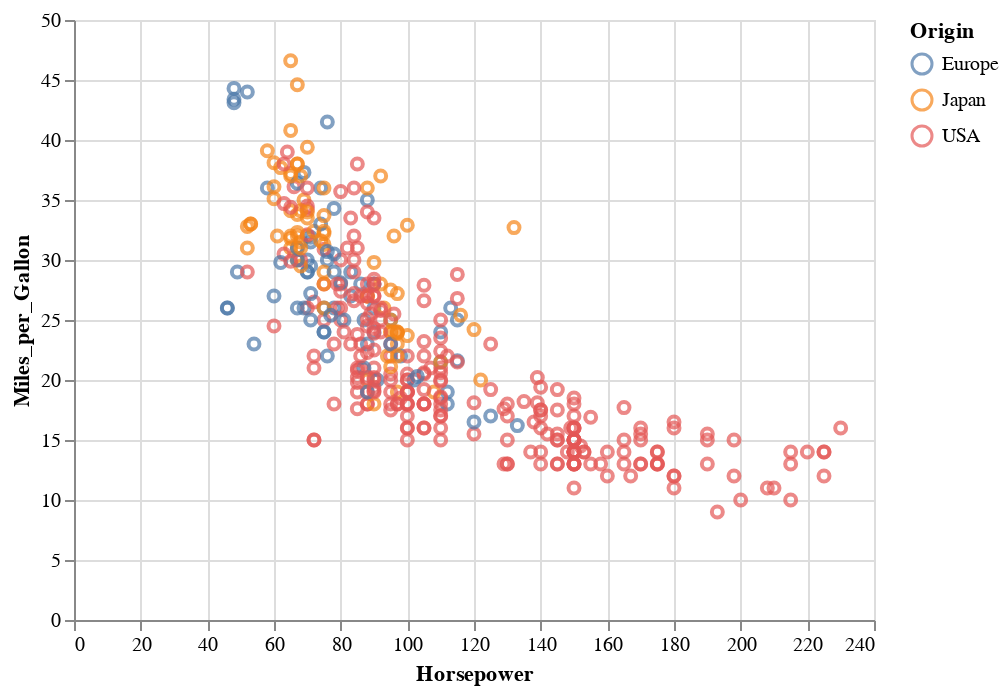

The notebook cell this image was saved under:
### Code cell
# load a simple dataset as a pandas DataFrame
from vega_datasets import data
cars = data.cars()

alt.Chart(cars).mark_point().encode(
    x='Horsepower',
    y='Miles_per_Gallon',
    color='Origin',
)

### Figure 1 — Vega-Lite specification as saved in the notebook (floating-point values rounded to 4 significant figures; data arrays with more than 128 entries replaced by an {"elided": "..."} marker saying what was removed)
{"$schema": "https://vega.github.io/schema/vega-lite/v2.4.3.json", "config": {"view": {"height": 300, "width": 400}}, "data": {"values": {"elided": "406 records"}}, "encoding": {"color": {"field": "Origin", "type": "nominal"}, "x": {"field": "Horsepower", "type": "quantitative"}, "y": {"field": "Miles_per_Gallon", "type": "quantitative"}}, "mark": "point"}
